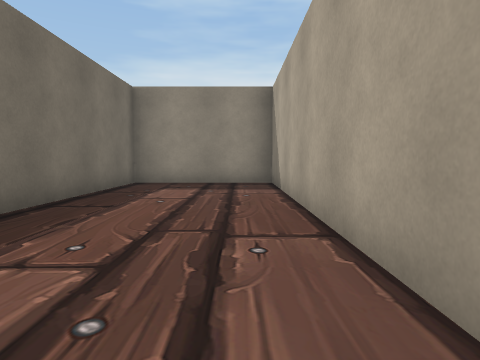
[1] (above)

24 first-person views from a walk through a scene from a Unity 3-D project. The camera is 1.3 m above the floor, tilts 4° down and sees 75° across. The floor is counted in squares, 2 m on a side. Each view is taken from the middle of a square. On the plan, view 1 faces up. The plan holds only what a view shows up to about 10 squares ahead; the rest is blank. The place goes on beyond the plan. The player is left out. Some animated figures are left out. Some surface patterns are stand-ins.

[2]
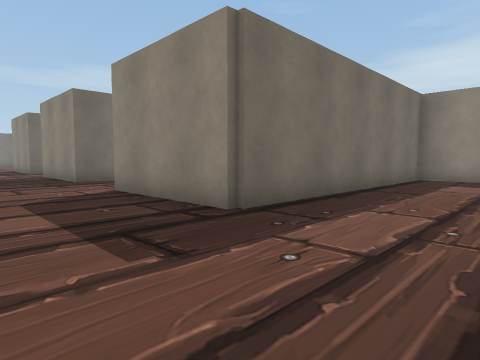

[3]
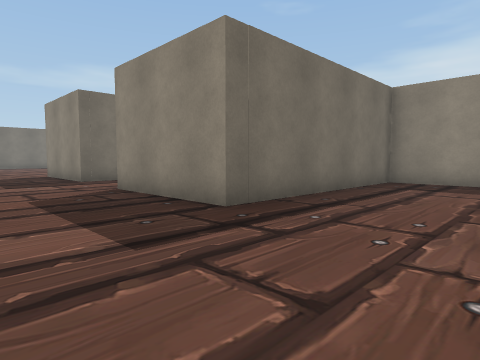

[4]
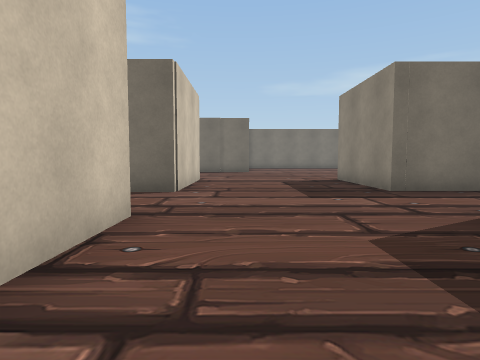

[5]
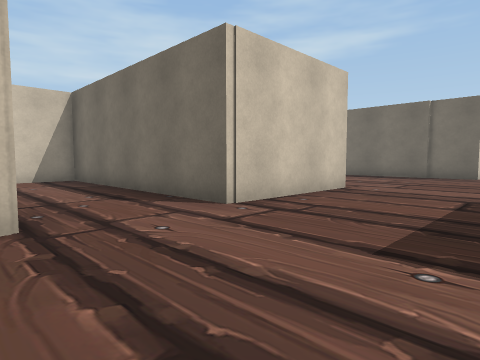

[6]
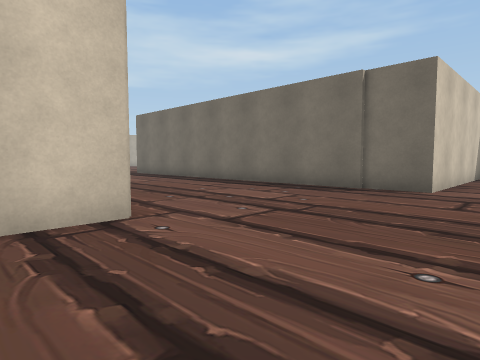

[7]
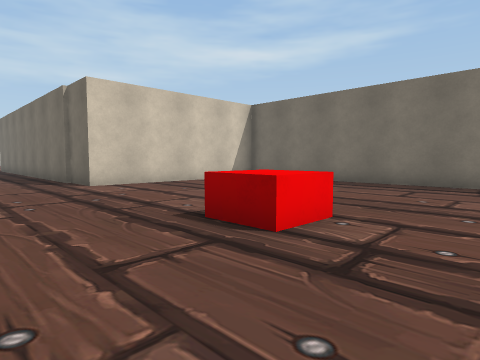

[8]
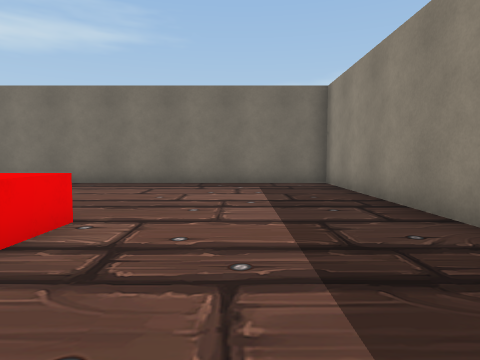

[9]
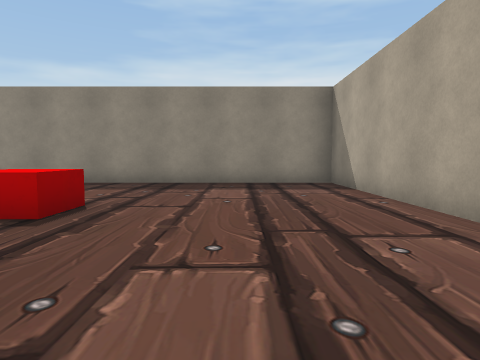

[10]
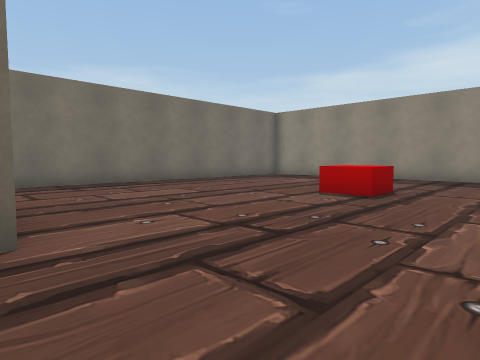

[11]
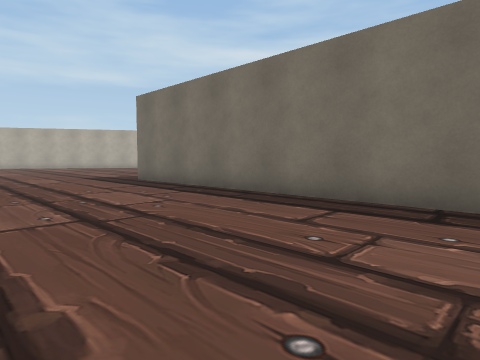

[12]
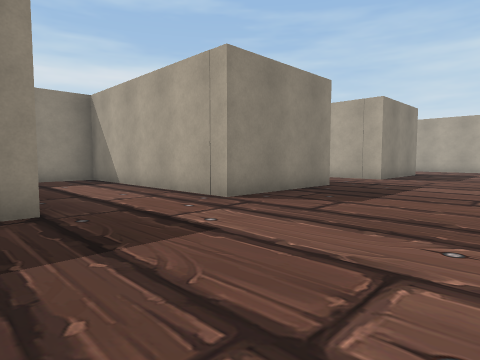

[13]
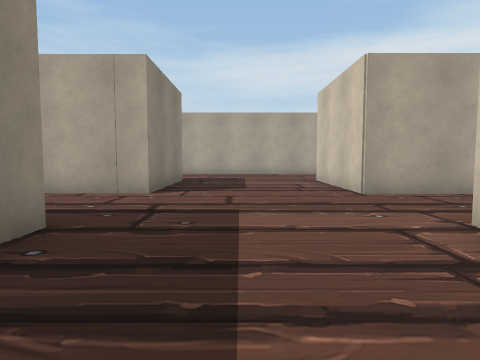

[14]
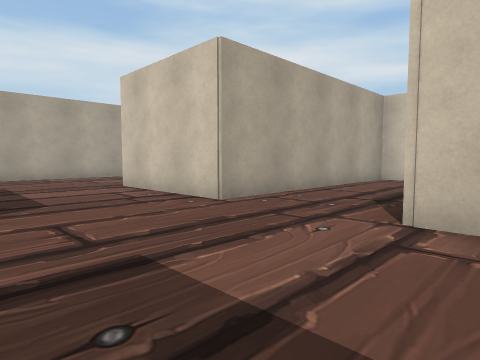

[15]
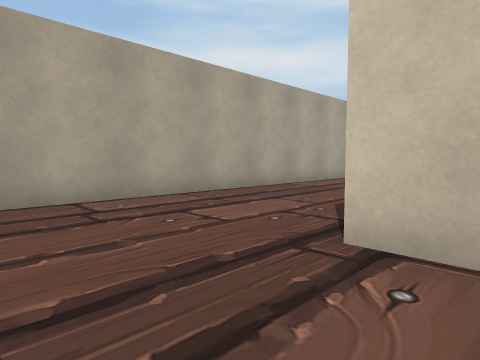

[16]
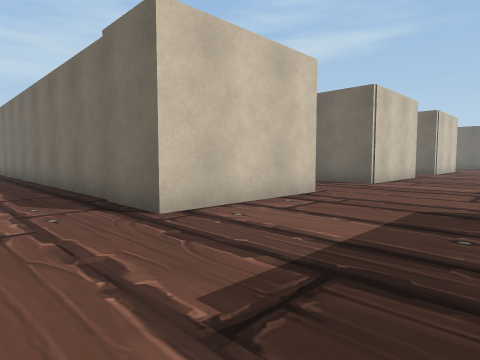

[17]
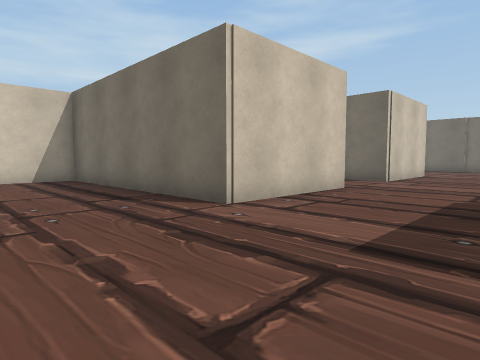

[18]
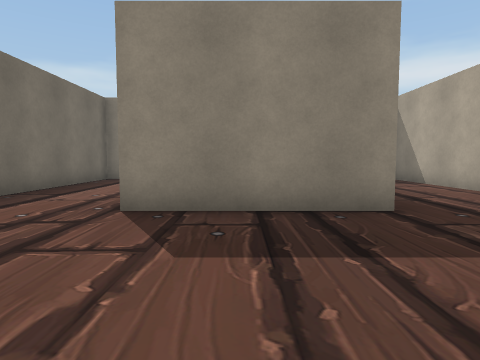

[19]
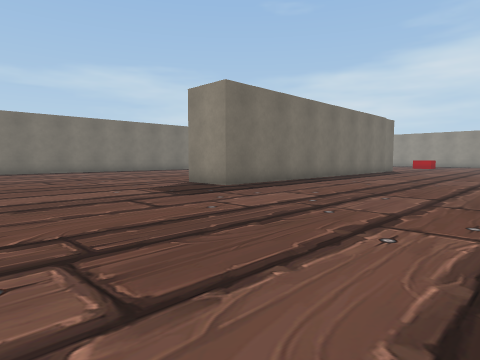

[20]
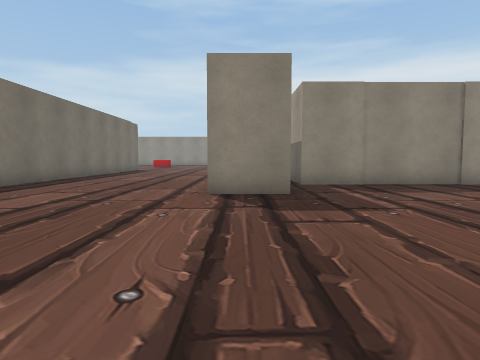

[21]
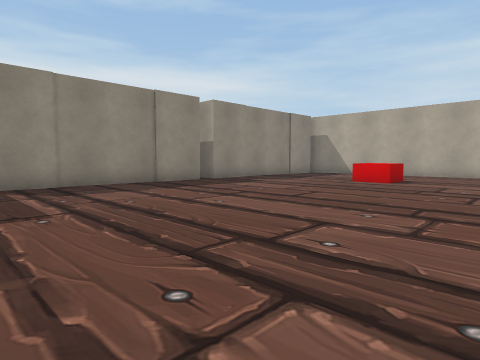

[22]
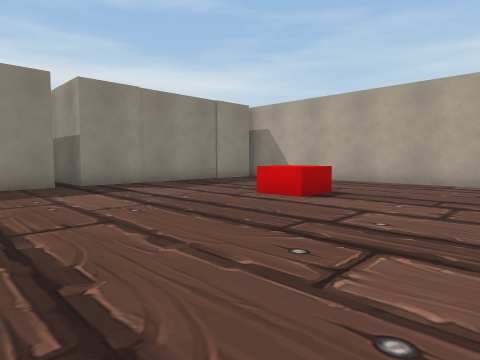

[23]
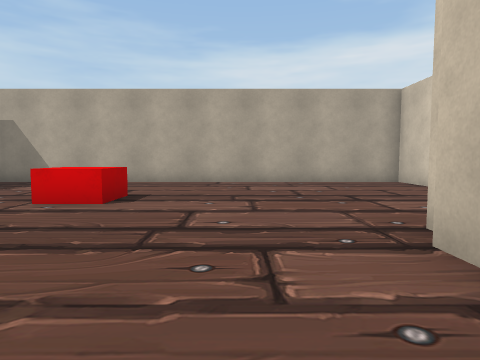

[24]
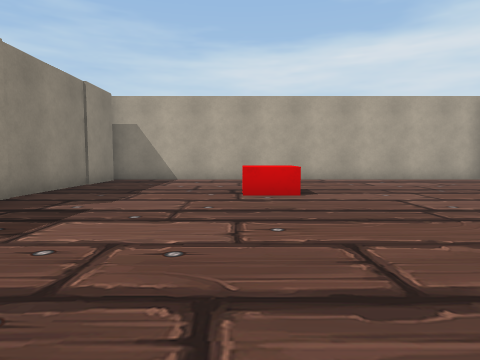

### Floor plan
Points are (right, up) in squares from view 1. A wall is a line through its corners. A room is listed if a view was taken in it or the views show most of it. See-through windows are left out.
Room 1 (views 1, 2, 3, 4, 5, 6, 7, 8, 9, 10, 11, 12, 13, 14, 15, 16, 17, 18, 19, 20, 21, 22, 23, 24)
walls: (-17, -13.3) (-18.6, -13.3); (-18.6, -3.2) (-15, -3.2) (-15, -9.7) (-13.5, -9.7); (-11, -11.3) (-16.5, -11.3); (-12.6, -3.2) (-9.1, -3.2) (-9.1, -9.7) (-6.3, -9.7) (-6.3, -3.2) (-2.8, -3.2) (-2.8, -4.8); (-18.6, 3.1) (-18.6, 8.3) (-29.1, 8.3) (-29.1, -0.8); (-28.9, -1.6) (-23.5, -1.6) (-23.5, -12.9) (-25.1, -12.9); (-11.2, -19.4) (-10.6, -19.4); (-4.8, -11.3) (-10.5, -11.3); (-3, -4.9) (-3, -12.2); (-5.9, -22.3) (-4.5, -22.3) (-4.5, -11.1); (-7.1, 6.7) (-9.1, 6.7) (-9.1, 0.8) (-12.5, 0.8) (-12.5, 6.7) (-15, 6.7) (-15, 0.8) (-18.6, 0.8); (0.8, -10.4) (0.8, -1.4); (0.8, 1) (0.8, 8.3) (-2.8, 8.3) (-2.8, 0.8) (-6.3, 0.8) (-6.3, 6.5)
objects: red block (-24, 4); red block (-8, -16) to (-8, -15)

Where each view was taken, in squares from view 1:
view 1: 0 up, 0 right, facing up
view 2: 2 down, 0 right, facing up-left
view 3: 2 down, 6 left, facing up-left
view 4: 2 down, 9 left, facing left
view 5: 0 up, 12 left, facing down-left
view 6: 0 up, 17 left, facing down-left
view 7: 6 up, 21 left, facing down-left
view 8: 6 up, 21 left, facing left
view 9: 0 up, 21 left, facing up
view 10: 2 down, 21 left, facing up-left
view 11: 4 down, 19 left, facing down-left
view 12: 3 down, 16 left, facing up-right
view 13: 1 down, 12 left, facing right
view 14: 0 up, 10 left, facing down-right
view 15: 1 down, 4 left, facing down-right
view 16: 0 up, 1 left, facing down-left
view 17: 0 up, 6 left, facing down-left
view 18: 3 down, 11 left, facing up
view 19: 18 down, 18 left, facing up-left
view 20: 19 down, 18 left, facing up
view 21: 19 down, 17 left, facing up-right
view 22: 19 down, 13 left, facing up-right
view 23: 18 down, 13 left, facing right
view 24: 15 down, 14 left, facing right
